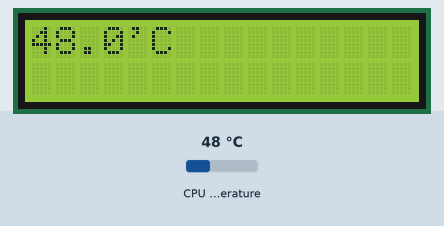
A program run on a simulated Raspberry Pi (BCM pin numbers). Shown: 16×2 character LCD. Inputs (shaded band) come from the test bench; at power-on: CPU temperature 48 °C. Library files of the repository ran but are not shown: RPi_LCD_16x2_I2C_driver.py.

Above: at 1.4 s.
1.5 s: CPU temperature set to 31 °C
At 3.4 s:
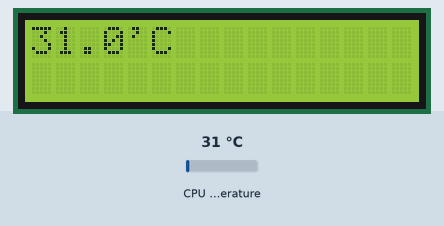
4.2 s: CPU temperature set to 44 °C
At 5.1 s:
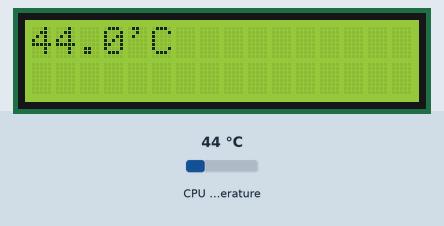
6.9 s: CPU temperature set to 58 °C
At 9.6 s:
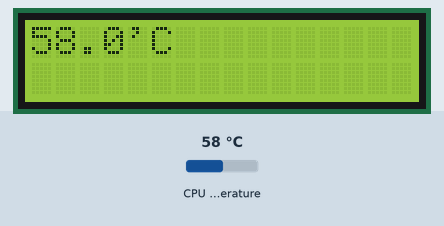
Timing chart, 0 to 11.1 s (numbered marks = the images above; inputs shaded):
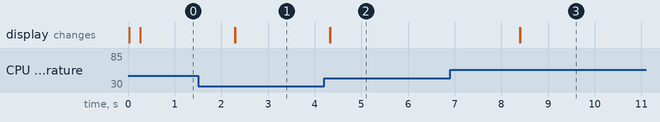

Measured:
- after the input at 1.5 s, the display: first changes after 0.78 s (image 1 shows a later state)
- after the input at 4.2 s, the display: first changes after 0.12 s (image 2 shows a later state)
- after the input at 6.9 s, the display: first changes after 1.5 s (image 3 shows a later state)

The program:

screen_tests_print_raspberrypi_temperature.py
```python
#!/home/pi/spotmicro/venv/bin/python3 -u

import RPi_LCD_16x2_I2C_driver
import os
import time

mylcd = RPi_LCD_16x2_I2C_driver.lcd()

def measure_temp():
        temp = os.popen("vcgencmd measure_temp").readline()
        return (temp.replace("temp=",""))

while True:
        mylcd.lcd_display_string(measure_temp().rstrip(), 1)
        time.sleep(2)
```
